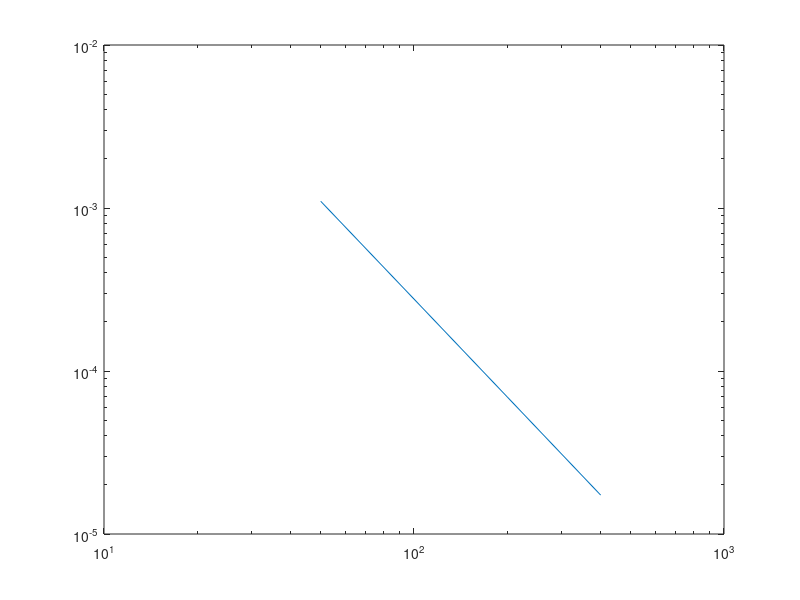
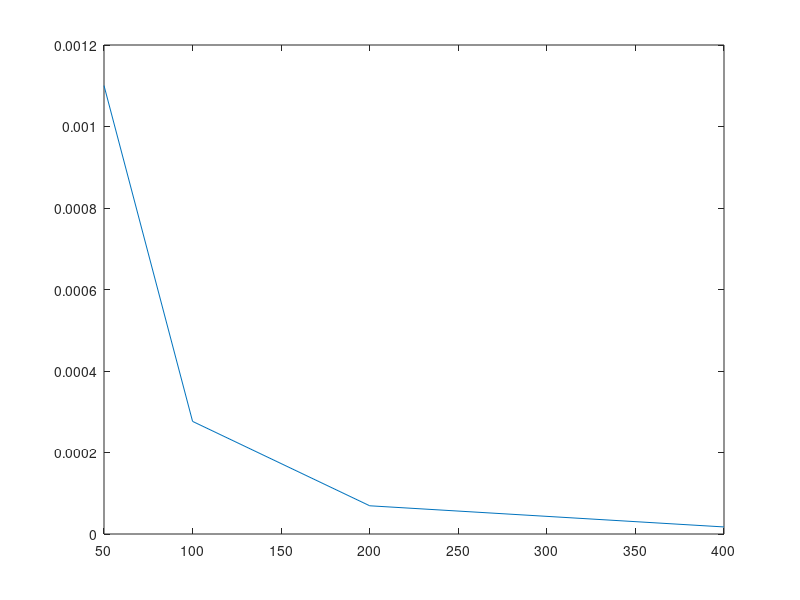

MATLAB code to generate these figures, in order:
clear all
close all

N=100;
ds=1/N;
s=(0:N)*ds;

A=5; 
k=3;
t=0;

Fel = [];

N=[50 100 200 400];
for i=1:4
    
    ds=1/N(i);
    s=(0:N(i))*ds;

    thv_ana = (A/(k*pi))*((sin(k*pi*s + 2*pi*t)) - sin(2*pi*t));
    kappav=A*cos(k*pi*s+2*pi*t);
    thv_numM=ds*cumtrapz(kappav);
    thv_num=zeros(size(s));

    for j=1:N(i)
        thv_num(j+1)=thv_num(j)+(ds/2)*((kappav(j)+kappav(j+1)));
    end
    Fel(i)=rms((thv_ana-thv_num));
    
end
loglog(N,Fel)
figure
plot(N,Fel)
Fel

hast1=Fel(2)/Fel(1)
hast2=Fel(3)/Fel(2)
hast3=Fel(4)/Fel(3)
konvhast=(hast1+hast2+hast3)/3
 
abs(log(konvhast)/log(2))
